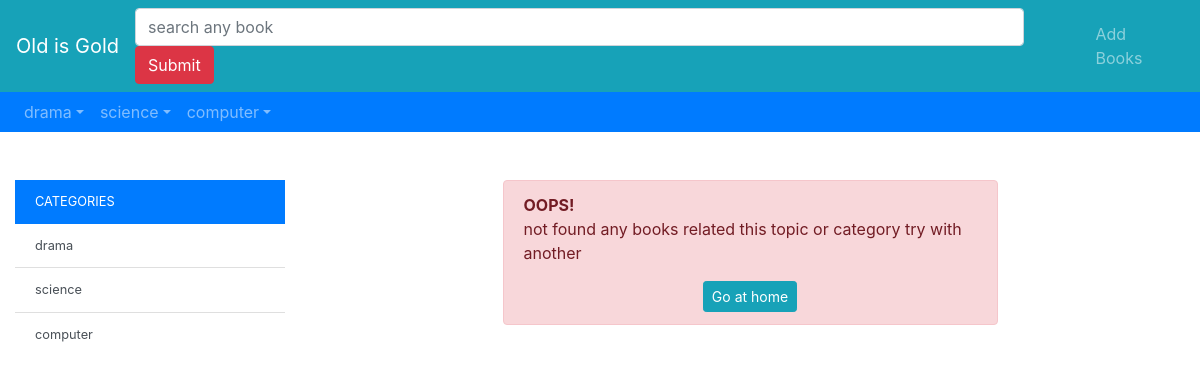
Page /category/1 on the committed database.
### datawork/models.py (models this page shows, shortened)
class Category(models.Model):
    cat_id = models.AutoField(primary_key=True)
    cat_name = models.CharField(max_length=200)

### datawork/views.py (the view)
# urls.py: path('category/<int:cat_id>',views.category,name="category"),
def category(r,cat_id):
    data = {
        "books": Books.objects.filter(book_topic__topic_category__cat_id=cat_id),
        "cat": Category.objects.all(),
        "topic": Topic.objects.all()
    }
    return render(r,'home.html',data)

### templates/home.html
{% extends 'base.html' %}
{% block side %}
    {{ block.super }}
{% endblock %}
{% block content %}
    <div class="col-lg-9">
    <div class="row mt-5">
    {% if books|length > 0 %}
    {% for b in books %}
        <div class="col-lg-3 mb-5">
            <a href="{% url 'item' b.book_id %}" class="nav-link m-0 p-0 text-dark">
            <div class="card">
                <img src="{{ b.book_cover.url }}" class="w-100" height="200px">
                <div class="card-body text-center">
                    <h2 class="h6 text-uppercase text-truncate">{{ b.book_title }}</h2>
                    <span class="small m-0 p-0 font-weight-bolder">{{ b.book_topic.topic_category }}</span>
                    (<span class="small m-0 p-0 font-weight-bolder">{{ b.book_topic }}</span>)
                    <p class="small m-0 p-0">Rs. {{ b.book_price }}/-</p>
                </div>
            </div>
            </a>
        </div>
    {% endfor %}
    {% else %}
        <div class="col-lg-12">
        <div class="row">
            <div class="col-lg-7 mx-auto">
                <div class="alert alert-danger"><strong class="text-uppercase">Oops!</strong><br>
                    not found any books related this topic or category try with another
                    <br>
                <div class="text-center mt-3">
                    <a href="{% url 'homepage' %}" class="btn btn-info btn-sm ">Go at home</a>
                </div>
                </div>
            </div>
        </div>
    </div>
        </div>
    {% endif %}
    </div>
{% endblock %}

### templates/base.html (shortened to what this page needs)
<!DOCTYPE html>
<html lang="en">
<head>
    {% load static %}
    <link rel="stylesheet" href="{% static 'bootstrap.css' %}">
</head>
<body>
<nav class="navbar navbar-expand-lg navbar-dark bg-info">
    <a href="{% url 'homepage' %}" class="navbar-brand">Old is Gold</a>
    <form action="{% url 'search' %}" method="get" class="form-inline mx-auto">
        <input type="search" class="form-control" placeholder="search any book" size="80" name="search">
        <input type="submit" class="btn btn-danger">
    </form>
    <ul class="navbar-nav ml-auto">
        <li class="nav-item"><a href="{% url 'insert' %}" class="nav-link">Add Books</a></li>
    </ul>
</nav>
<nav class="navbar navbar-expand-lg navbar-dark bg-primary py-0">
    <ul class="navbar-nav">
        {% for c in cat %}
            <li class="nav-item dropdown">
                <a href="{% url 'category' c.cat_id %}" class="nav-link dropdown-toggle" data-toggle="dropdown">{{ c.cat_name }}</a>
            </li>
        {% endfor %}
    </ul>
</nav>
    <div class="container-fluid ">
    <div class="row">
        {% block side %}
            <div class="col-lg-3 mt-5">
            <div class="list-group list-group-flush">
                    <a href="{% url 'homepage' %}" class="list-group-item small list-group-item-action active">CATEGORIES</a>
                {% for c in cat %}
                    <a href="{% url 'category' c.cat_id %}" class="list-group-item small list-group-item-action">{{ c.cat_name }}</a>
                {% endfor %}
            </div>
        </div>
        {% endblock %}
            {% block content %}
            {% endblock %}
    </div>
    </div>
</body>
</html>

### rows in the picture
Category: cat_name "drama"
Category: cat_name "science"
Category: cat_name "computer"
